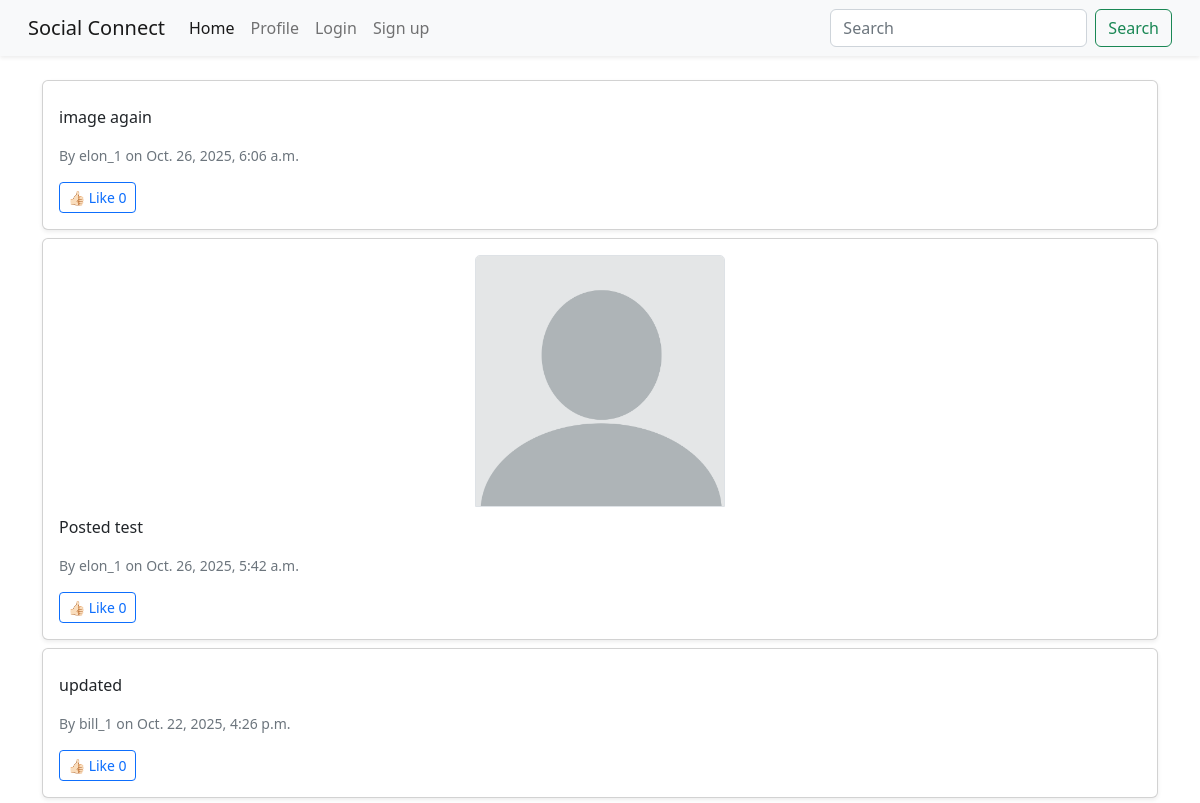
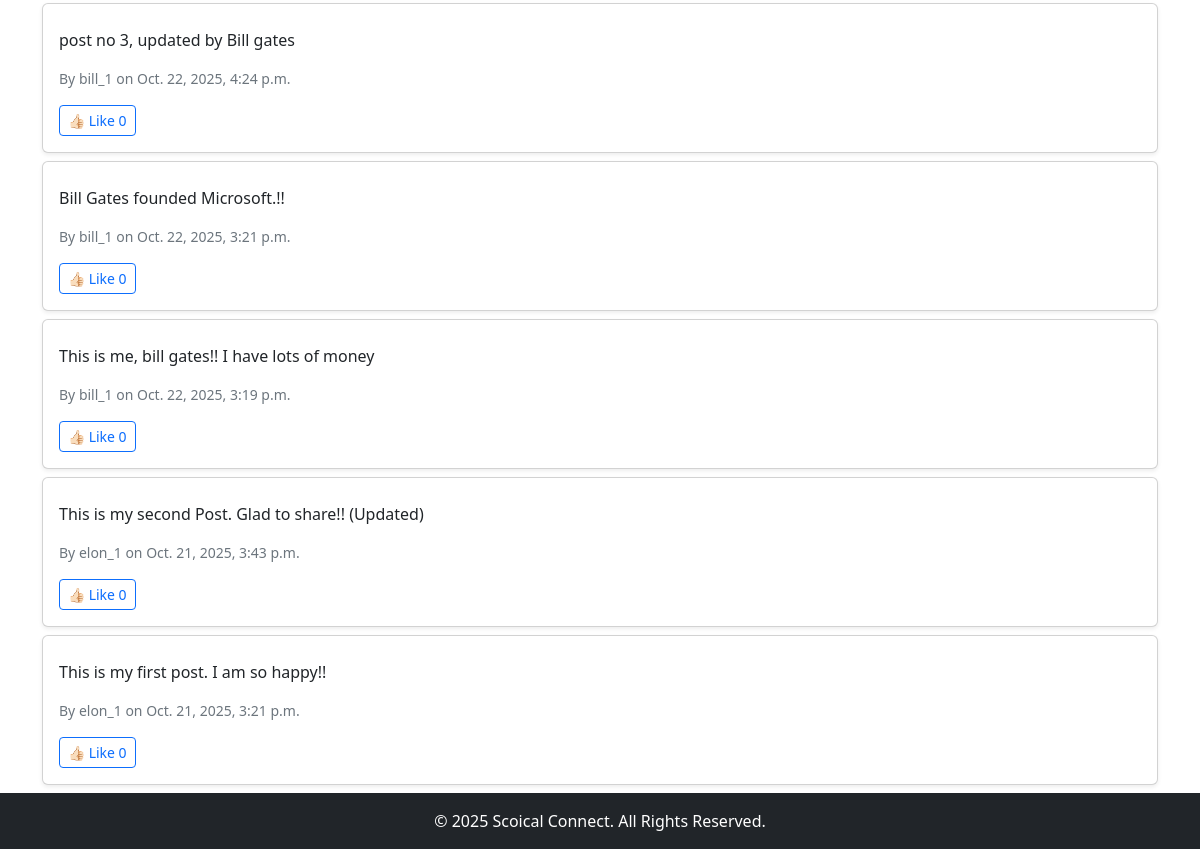
Before: / with the older database file (2 pictures, top to bottom).
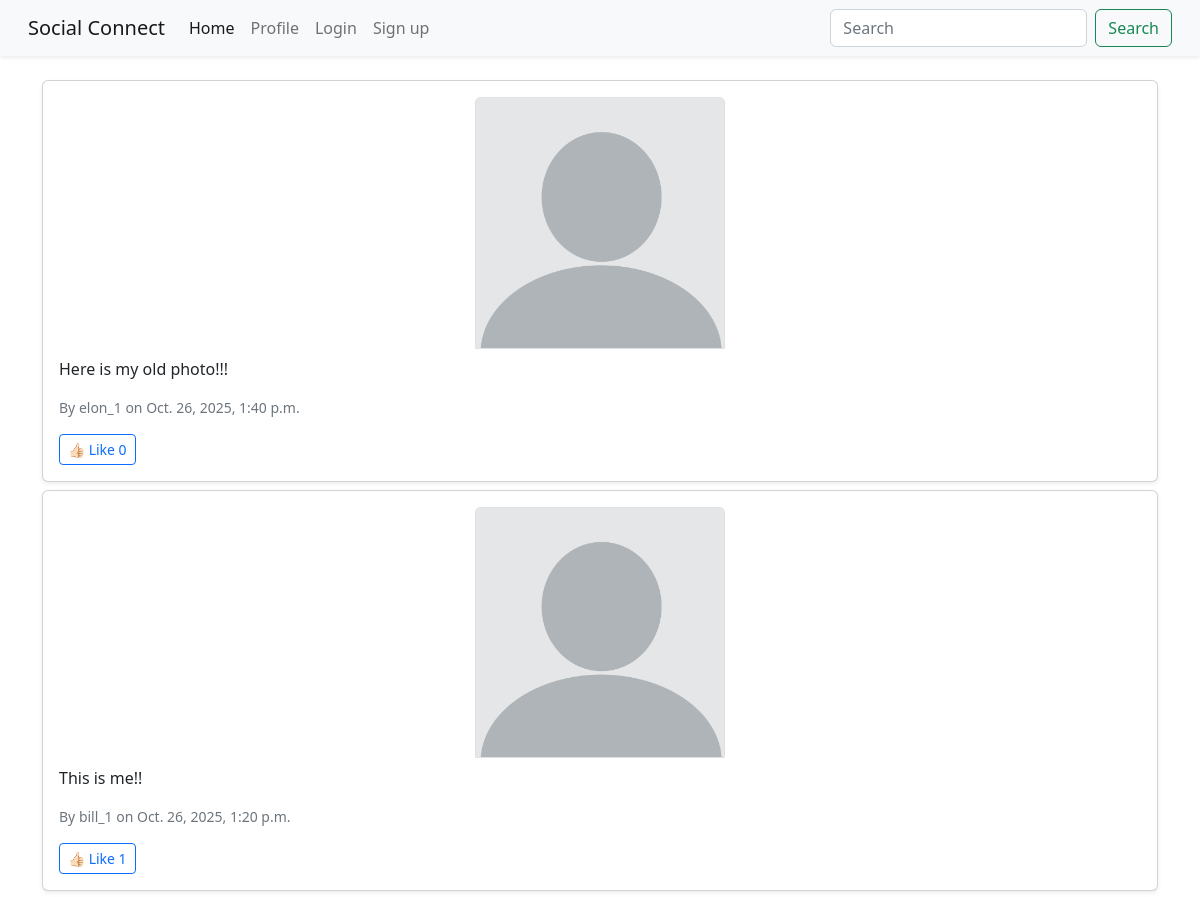
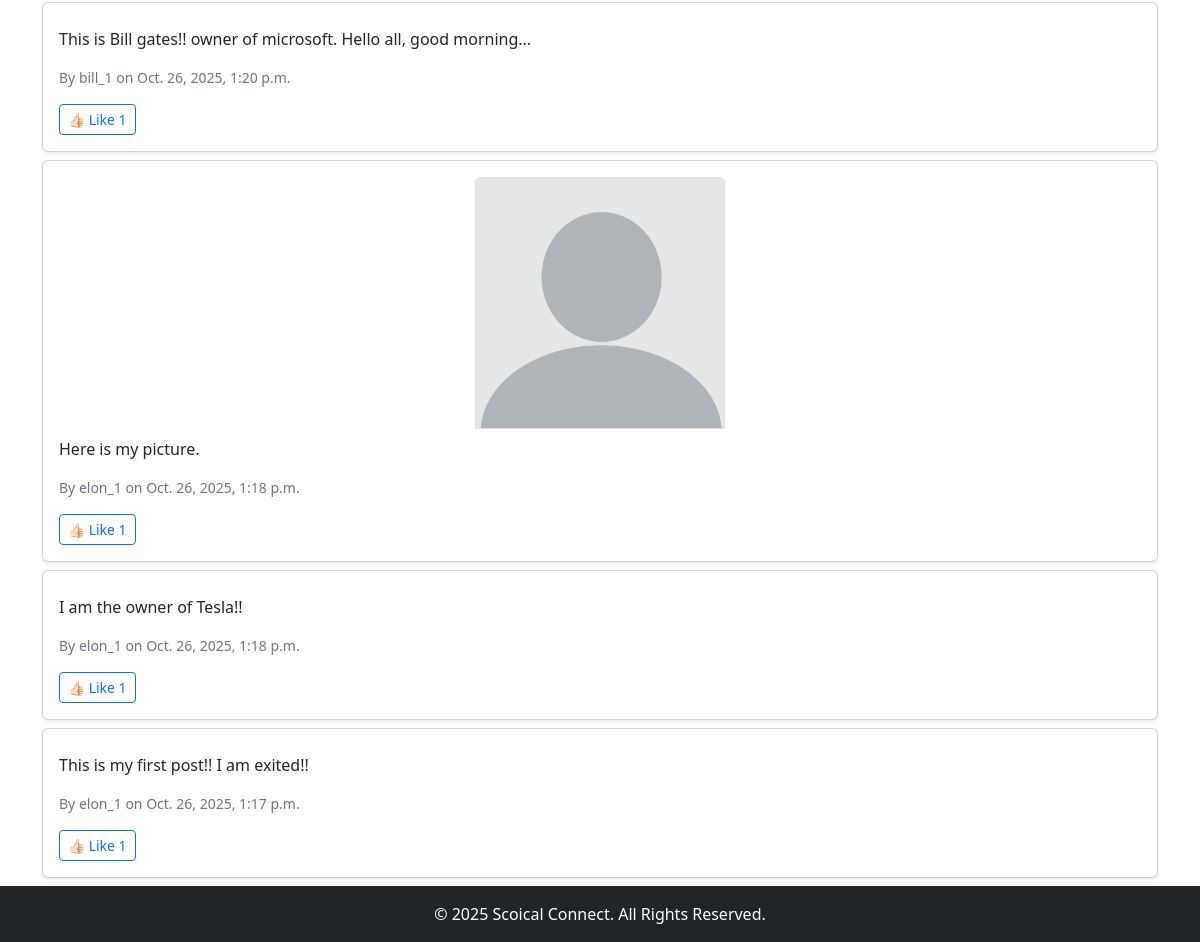
After: the same page with the newer database file (2 pictures, top to bottom).
### posts/models.py (models this page shows)
class Post(models.Model):
    author = models.ForeignKey(User, on_delete=models.CASCADE)
    content = models.TextField()
    image = models.ImageField(upload_to= post_directory_name, null=True, blank=True)
    liked_users = models.ManyToManyField(User,related_name="liked_posts",)
    created_at = models.DateTimeField(auto_now_add=True)
    updated_at = models.DateTimeField(auto_now=True)

### posts/views.py (the view)
# urls.py: path('',home, name='home'),
def home(request):
    posts = Post.objects.all().order_by("-created_at").prefetch_related("comments")
    return render(request, 'posts/home.html', {'posts':posts})

### posts/templates/posts/home.html
{% extends "base.html" %}
{% block content %}
    <div class="container mt-4">
        {% for eachPost in posts %}
            <div class="card mb-2 shadow-sm" >
                <div class="card-body">
                    <div class="text-center mb-2">
                        {% if eachPost.image %}
                        <img src="{{eachPost.image.url}}" class="card-img-top border"
                        style="width: 250px; height: auto;">
                        {% endif %}
                    </div>
                    <p class="card-text ">{{eachPost.content}}</p>
                    <small class="text-muted d-block">By {{ eachPost.author }} on {{ eachPost.created_at }}</small>
                    {% if request.user in eachPost.liked_users.all %}
                    <a class="btn btn-sm btn-outline-danger mt-3" href="{% url 'like_post' eachPost.id %}">
                        👎🏻 Unlike {{ eachPost.liked_users.count}}
                    </a>
                    {% else %}
                    <a class="btn btn-sm btn-outline-primary mt-3" href="{% url 'like_post' eachPost.id %}">
                        👍🏻 Like {{ eachPost.liked_users.count}}
                    </a>
                    {% endif %}
                </div>
            </div>
        {% empty%}
        <p> No posts found.</p>
        {% endfor %}
    </div>
{% endblock content %}

### templates/base.html (shortened to what this page needs)
<!doctype html>
<html lang="en">
  <head>
    <link href="https://cdn.jsdelivr.net/npm/bootstrap@5.2.3/dist/css/bootstrap.min.css" rel="stylesheet">
  </head>
  <body class ="d-flex flex-column min-vh-100">
    <nav class=" px-3 py-2 shadow-sm navbar navbar-expand-lg bg-light">
    <div class="container-fluid">
        <a class="navbar-brand" href="{% url "home" %}">Social Connect</a>
        <div class="collapse navbar-collapse" id="navbarSupportedContent">
        <ul class="navbar-nav me-auto mb-2 mb-lg-0">
            <li class="nav-item">
            <a class="nav-link active" aria-current="page" href="{% url "home" %}">Home</a>
            </li>
            <li class="nav-item">
            <a class="nav-link" href="{% url "profile" %}">Profile</a>
            </li>
            {% if user.is_authenticated %}
            <li class="nav-item">
                <a class="nav-link" href="{% url "user_logout" %}">Logout</a>
            </li>
            {% else %}
            <li class="nav-item">
                <a class="nav-link" href="{% url "user_login" %}">Login</a>
            </li>
            <li class="nav-item">
                <a class="nav-link" href="{% url "user_registration" %}">Sign up</a>
            </li>
            {% endif %}
        </ul>
        <form class="d-flex" role="search">
            <input class="form-control me-2" type="search" placeholder="Search" aria-label="Search">
            <button class="btn btn-outline-success" type="submit">Search</button>
        </form>
        </div>
    </div>
    </nav>
    {% block content %}{% endblock content %}
    <footer class="bg-dark text-white text-center py-3">
        <div class="container">
            <p class="mb-0">&copy; 2025 Scoical Connect. All Rights Reserved.</p>
        </div>
    </footer>
  </body>
</html>

Changed rows visible on the page:
removed Post: content "image again", author "elon_1", created_at "Oct. 26, 2025, 6:06 a.m.", liked_users.count "0"
removed Post: image (picture), content "Posted test", author "elon_1", created_at "Oct. 26, 2025, 5:42 a.m.", liked_users.count "0"
removed Post: content "updated", author "bill_1", created_at "Oct. 22, 2025, 4:26 p.m.", liked_users.count "0"
removed Post: content "post no 3, updated by Bill gates", author "bill_1", created_at "Oct. 22, 2025, 4:24 p.m.", liked_users.count "0"
removed Post: content "This is me, bill gates!! I have lots of money", author "bill_1", created_at "Oct. 22, 2025, 3:19 p.m.", liked_users.count "0"
removed Post: content "This is my second Post. Glad to share!! (Updated)", author "elon_1", created_at "Oct. 21, 2025, 3:43 p.m.", liked_users.count "0"
added Post: image (picture), content "Here is my old photo!!!", author "elon_1", created_at "Oct. 26, 2025, 1:40 p.m.", liked_users.count "0"
added Post: image (picture), content "This is me!!", author "bill_1", created_at "Oct. 26, 2025, 1:20 p.m.", liked_users.count "1"
changed Post: content "Bill Gates founded Microsoft.!!" → "This is Bill gates!! owner of microsoft. Hello all, good morning..."; created_at "Oct. 22, 2025, 3:21 p.m." → "Oct. 26, 2025, 1:20 p.m."; liked_users.count "0" → "1"
added Post: image (picture), content "Here is my picture.", author "elon_1", created_at "Oct. 26, 2025, 1:18 p.m.", liked_users.count "1"
added Post: content "I am the owner of Tesla!!", author "elon_1", created_at "Oct. 26, 2025, 1:18 p.m.", liked_users.count "1"
changed Post: content "This is my first post. I am so happy!!" → "This is my first post!! I am exited!!"; created_at "Oct. 21, 2025, 3:21 p.m." → "Oct. 26, 2025, 1:17 p.m."; liked_users.count "0" → "1"
